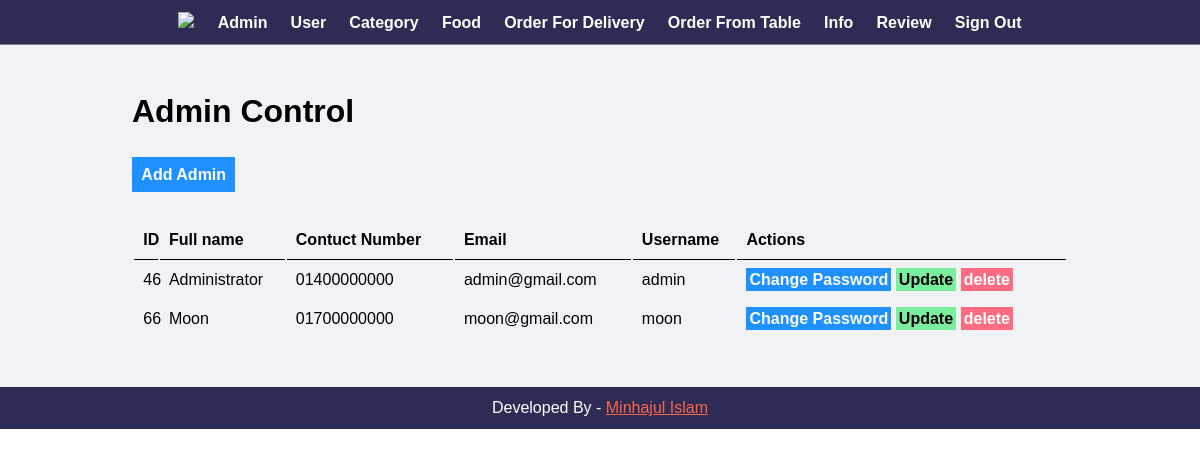
Screenshot of /admin/control-admin.php (signed in) with the database file from the repository.
### tables this page shows
CREATE TABLE `table_admin` (
  `id` int(10) UNSIGNED NOT NULL,
  `full_name` varchar(100) NOT NULL,
  `contact_number` varchar(15) NOT NULL,
  `email` varchar(50) NOT NULL,
  `username` varchar(100) NOT NULL,
  `password` varchar(255) NOT NULL,
  `role` int(11) NOT NULL
);

### admin/control-admin.php (the view, shortened to what this page needs)
<?php include('hd-ft/header.php');
?>
    <div class="manage">
        <div class = "wrapper">
            <h1>Admin Control</h1>
            <br>
            <br>
            <a href="new-admin.php" class="btn-add">Add Admin</a>
            <br>
            <br>
            <br>
            <table class="table-full">
                <tr>
                    <th>ID</th>
                    <th>Full name</th>
                    <th>Contuct Number</th>
                    <th>Email</th>
                    <th>Username</th>
                    <th>Actions</th>
                </tr>
                <?php
                    $sql = "SELECT * FROM table_admin";
                    $res = mysqli_query($conn, $sql);
                    if($res == TRUE){
                        $count = mysqli_num_rows($res);
                        if($count>0){
                            while($rows=mysqli_fetch_assoc($res)){
                                $id = $rows['id'];
                                $full_name = $rows['full_name'];
                                $contact_number = $rows['contact_number'];
                                $email = $rows['email'];
                                $username = $rows['username'];
                                ?>
                                <tr>
                                    <td><?php echo $id; ?></td>
                                    <td><?php echo $full_name; ?></td>
                                    <td><?php echo $contact_number; ?></td>
                                    <td><?php echo $email; ?></td>
                                    <td><?php echo $username; ?></td>
                                    <td>
                                        <a href="<?php echo SITEURL;?>admin/change-password.php?id=<?php echo $id; ?>" class = "btn-add">Change Password</a>
                                        <a href="<?php echo SITEURL;?>admin/update-admin.php?id=<?php echo $id; ?>" class = "btn-update">Update</a>
                                        <a href="<?php echo SITEURL;?>admin/delete-admin.php?id=<?php echo $id; ?>" class = "btn-delete">delete</a>
                                    </td>
                                </tr>
                                <?php
                            }
                        }
                        else{
                        }
                    }
                ?>
            </table>
        </div>
    </div>
<?php include('hd-ft/footer.php'); ?>

### css/back-end.css (style rules this page uses)
* { margin: 0; padding: 0; font-family: Arial, Helvetica, sans-serif; }
.wrapper { padding: 1%; width: 80%; margin: 0 auto; }
.table-full { width: 100%; }
table tr th { border-bottom: 1px solid black; padding: 1%; text-align: left; }
table tr td { padding: 1%; }
.btn-add { background-color: #1e90ff; padding: 1%; color: white; text-decoration: none; font-weight: bold; }
.btn-update { background-color: #7bed9f; padding: 1%; color: black; text-decoration: none; font-weight: bold; }
.btn-delete { background-color: #ff6b81; padding: 1%; color: white; text-decoration: none; font-weight: bold; }
.manage { background-color: #f1f2f6; padding: 3% 0; }
* { margin: 0; padding: 0; box-sizing: border-box; }

### rows the page displays
table_admin: id "46", full_name "Administrator", contact_number "01400000000", email "admin@gmail.com", username "admin"
table_admin: id "66", full_name "Moon", contact_number "01700000000", email "moon@gmail.com", username "moon"
